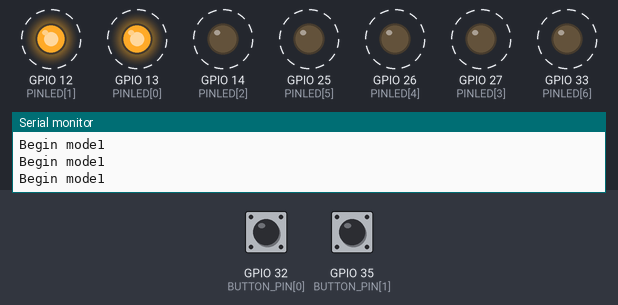
Simulated run of this sketch. Board: ESP32. On the bench: output pins drawn as LEDs (lit = HIGH), the last lines printed to the serial monitor. Dashed ring = blinking. The inputs (shaded band) are chosen by the test bench; at power-on: GPIO 32 (BUTTON_PIN[0]) LOW, GPIO 35 (BUTTON_PIN[1]) LOW.

Above: at 1.26 s.
1.3 s: GPIO 32 (BUTTON_PIN[0]) pulled HIGH for 0.15 s
At 1.46 s:
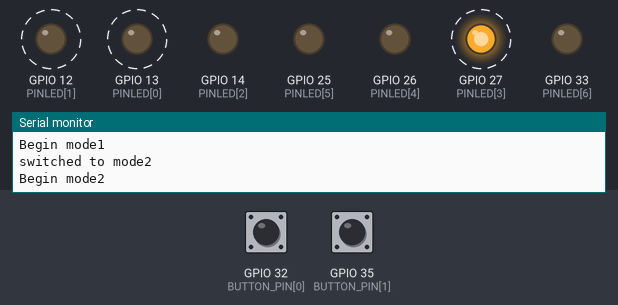
4.3 s: GPIO 35 (BUTTON_PIN[1]) pulled HIGH for 0.15 s
At 4.61 s:
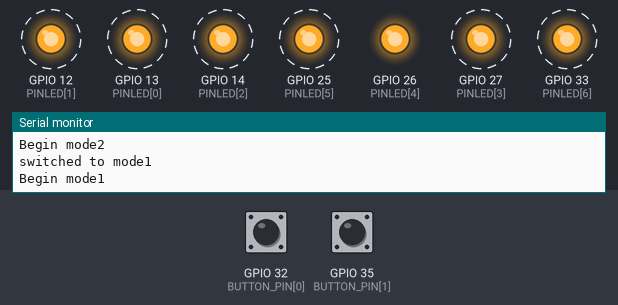
7.3 s: GPIO 32 (BUTTON_PIN[0]) pulled HIGH for 1 s
At 7.56 s:
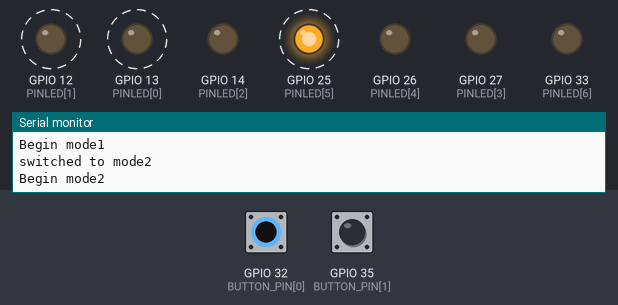
10.3 s: GPIO 35 (BUTTON_PIN[1]) pulled HIGH for 1 s
At 10.56 s:
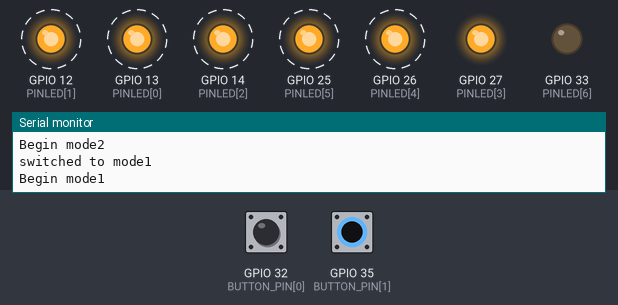
13.3 s: GPIO 32 (BUTTON_PIN[0]) pulled HIGH for 3.2 s
18.0 s: GPIO 35 (BUTTON_PIN[1]) pulled HIGH for 0.15 s
Timing chart, 0 to 22.0 s (numbered marks = the images above; inputs shaded):
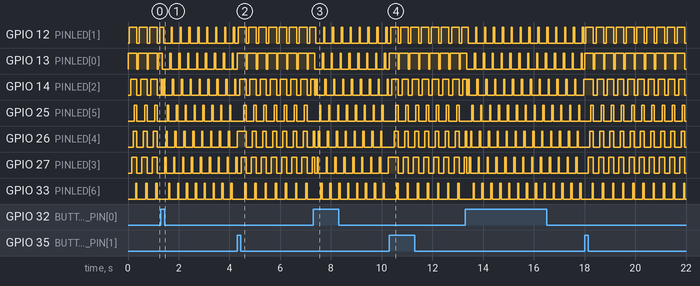

Measured:
- by itself, GPIO 12 (PINLED[1]), GPIO 13 (PINLED[0]), GPIO 25 (PINLED[5]), GPIO 33 (PINLED[6]): alternates HIGH for 0.05 s and LOW for 0.30 s
- by itself, GPIO 14 (PINLED[2]), GPIO 27 (PINLED[3]): repeats every 0.35 s: HIGH 0.05 s, LOW 0.30 s

The sketch:

main.ino
```cpp
const int PINLED[] = {13, 12, 14, 27, 26, 25, 33};
const int BUTTON_PIN[] = {32, 35};


enum ledMode {
  mode1, mode2
};

uint8_t state = mode1;

void ledOff() {
  for (int i = 0; i < 7; i++) {
    digitalWrite(PINLED[i], LOW);
  }
}

void ledMode1() {
  Serial.printf("Begin mode1\n");
  int duration = 500; // 500ms
  for (int i = 0; i < 7; i ++) {
    digitalWrite(PINLED[i], HIGH);
    for (int dur = 0; dur < duration / 10; dur += 10) {
      if (digitalRead(BUTTON_PIN[0]) == 1) {
        state = mode2;
        Serial.printf("switched to mode2\n");
        goto out;
      }
      delay(10);
    }
  }
  ledOff();
  for (int dur = 0; dur < duration / 10; dur += 10) {
    if (digitalRead(BUTTON_PIN[0]) == 1) {
      state = mode2;
      Serial.printf("switched to mode2\n");
      goto out;
    }
    delay(10);
  }
out:;
}

void ledMode2() {
  int duration = 500;
  Serial.printf("Begin mode2\n");
  for (int l = 0; l < 4; l++) {
    for (int i = 0; i < 7; i++) {
      digitalWrite(PINLED[i], HIGH);
      for (int dur = 0; dur < duration / 10; dur += 10) {
        if (digitalRead(BUTTON_PIN[1]) == 1) {
          state = mode1;
          Serial.printf("switched to mode1\n");
          goto out;
        }
        delay(10);
      }
      ledOff();
    }
  }
out:;
}

void setup() {
  Serial.begin(115200);
  for (int i = 0; i < 2; i++) {
    pinMode(BUTTON_PIN[i], INPUT);
  }
  for (int i = 0; i < 7; i++) {
    pinMode(PINLED[i], OUTPUT);
  }
  ledOff();
}

void loop() {
  switch (state) {
    case mode1:
      ledMode1();
      break;
    case mode2:
      ledMode2();
      break;
    default:
      Serial.printf("Mode default\n");
	  break;
  }
}
```
